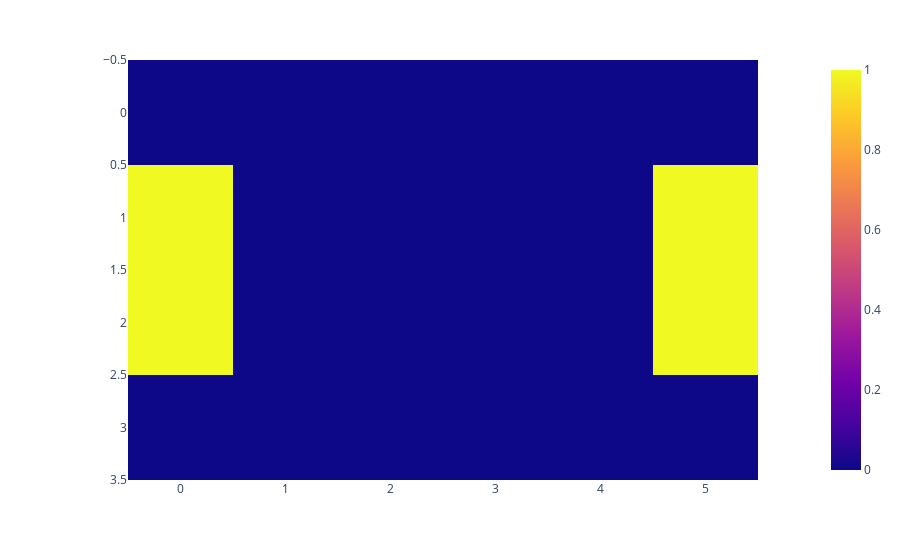

The notebook cell saved with this chart:
### Code cell
#
# -- heatmap VRCLient position_to_tile
#
import numpy as np
import plotly.express as px
from head_motion_prediction.Utils import *
TILES_WIDTH, TILES_HEIGHT = 6, 4
vp_deg = 110
vp_rad = vp_deg * np.pi / 180


def arc_dist(phi_1, theta_1, phi_2, theta_2):
    t_1 = np.cos(theta_1) * np.cos(theta_2)
    t_2 = np.sin(theta_1) * np.sin(theta_2) * np.cos(phi_1 - phi_2)
    return np.arccos(t_1 + t_2)

def from_position_to_tile_new(pos, t_hor, t_vert):
    d_hor = 2 * np.pi / t_hor
    d_vert = np.pi / t_vert
    distances = []
    for i in range(t_vert):
        for j in range(t_hor):
            phi_c = d_hor * (j + 0.5)
            theta_c = d_vert * (i + 0.5)
            a = arc_dist(pos[0], pos[1], phi_c, theta_c)
            distances.append(((i,j), a))
    return [x[0] for x in distances if x[1] <= vp_rad / 2]


heatmap = []
# traces = get_traces_one_video_all_users()
# traces = get_traces_one_video_one_user()
traces = get_traces_one_video_one_user()[:1]
for i in traces:
    tiles_in = from_position_to_tile_new(
        cartesian_to_eulerian(i[0], i[1], i[2]), TILES_WIDTH, TILES_HEIGHT)
    planar = np.zeros((TILES_HEIGHT, TILES_WIDTH))
    for x in tiles_in:
        planar[x[0]][x[1]] = 1
    heatmap.append(planar)
print("traces sum: " + str(traces.shape[0]))
print("reqs sum: " + str(np.sum(heatmap)))
px.imshow(np.sum(heatmap, axis=0))

### Figure 1 — Plotly figure (JSON) as saved in the notebook; plotly's stock layout.template omitted (floating-point values rounded to 4 significant figures)
{"data": [{"coloraxis": "coloraxis", "hovertemplate": "x: %{x}<br>y: %{y}<br>color: %{z}<extra></extra>", "name": "0", "type": "heatmap", "xaxis": "x", "yaxis": "y", "z": [[0, 0, 0, 0, 0, 0], [1, 0, 0, 0, 0, 1], [1, 0, 0, 0, 0, 1], [0, 0, 0, 0, 0, 0]]}], "layout": {"coloraxis": {"colorscale": [[0, "#0d0887"], [0.1111, "#46039f"], [0.2222, "#7201a8"], [0.3333, "#9c179e"], [0.4444, "#bd3786"], [0.5556, "#d8576b"], [0.6667, "#ed7953"], [0.7778, "#fb9f3a"], [0.8889, "#fdca26"], [1, "#f0f921"]]}, "margin": {"t": 60}, "xaxis": {"anchor": "y", "constrain": "domain", "domain": [0, 1], "scaleanchor": "y"}, "yaxis": {"anchor": "x", "autorange": "reversed", "constrain": "domain", "domain": [0, 1]}}}
